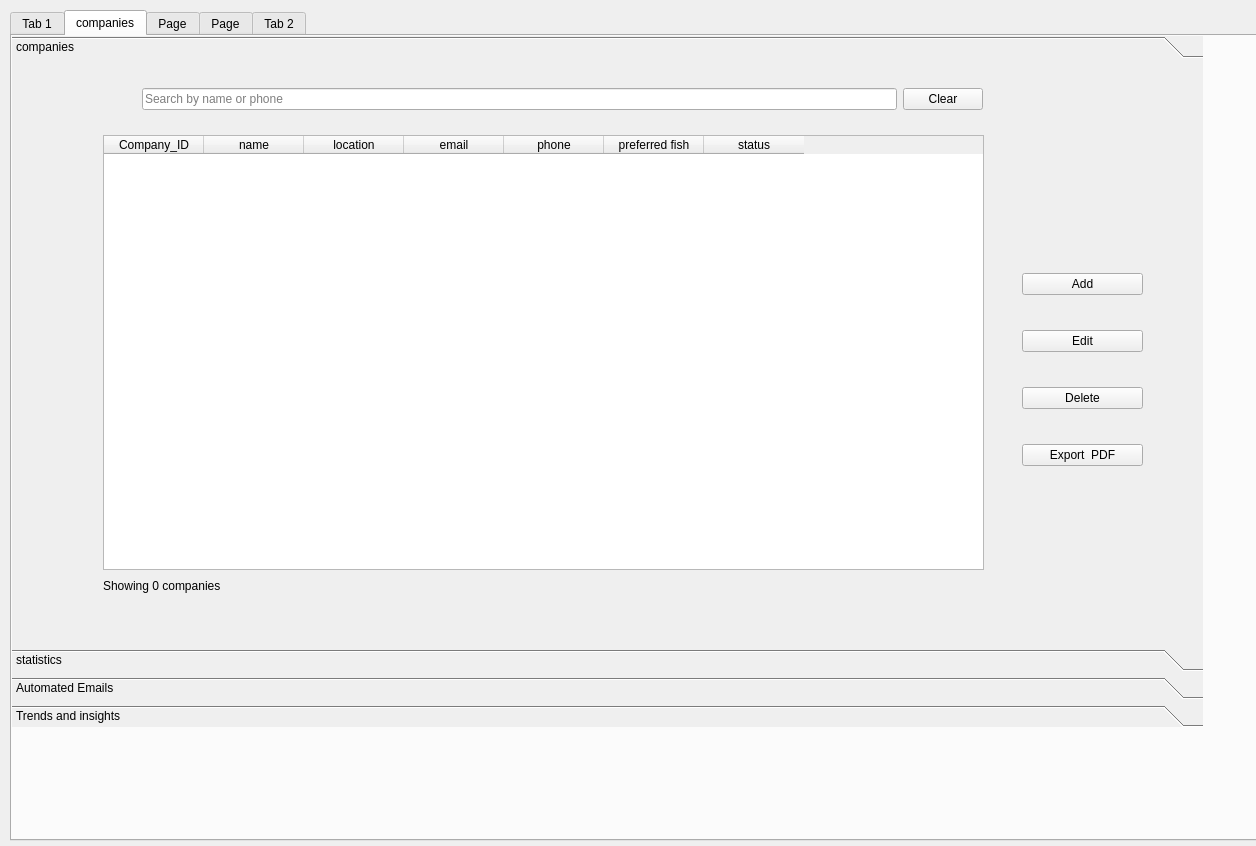
<?xml version="1.0" encoding="UTF-8"?>
<ui version="4.0">
 <class>appwindow</class>
 <widget class="QDialog" name="appwindow">
  <property name="geometry">
   <rect>
    <x>0</x>
    <y>0</y>
    <width>1256</width>
    <height>846</height>
   </rect>
  </property>
  <property name="windowTitle">
   <string>Dialog</string>
  </property>
  <widget class="QTabWidget" name="WebBrowsing">
   <property name="geometry">
    <rect>
     <x>10</x>
     <y>10</y>
     <width>1251</width>
     <height>831</height>
    </rect>
   </property>
   <property name="currentIndex">
    <number>1</number>
   </property>
   <widget class="QWidget" name="tab">
    <attribute name="title">
     <string>Tab 1</string>
    </attribute>
    <widget class="QToolBox" name="ToolBox_pages">
     <property name="geometry">
      <rect>
       <x>20</x>
       <y>10</y>
       <width>1211</width>
       <height>731</height>
      </rect>
     </property>
     <property name="currentIndex">
      <number>1</number>
     </property>
     <widget class="QWidget" name="page">
      <property name="geometry">
       <rect>
        <x>0</x>
        <y>0</y>
        <width>100</width>
        <height>30</height>
       </rect>
      </property>
      <attribute name="label">
       <string>Page 1</string>
      </attribute>
      <widget class="QPushButton" name="pushButton">
       <property name="geometry">
        <rect>
         <x>860</x>
         <y>420</y>
         <width>141</width>
         <height>51</height>
        </rect>
       </property>
       <property name="text">
        <string>Create User</string>
       </property>
      </widget>
      <widget class="QLabel" name="label_2">
       <property name="geometry">
        <rect>
         <x>30</x>
         <y>20</y>
         <width>441</width>
         <height>41</height>
        </rect>
       </property>
       <property name="styleSheet">
        <string notr="true">font-family: &quot;Arteks&quot;;
font-size: 35px;
    font-weight: bold;
    color: #0a4c73;</string>
       </property>
       <property name="text">
        <string>Create New User:</string>
       </property>
      </widget>
      <widget class="QLabel" name="label_3">
       <property name="geometry">
        <rect>
         <x>490</x>
         <y>50</y>
         <width>111</width>
         <height>20</height>
        </rect>
       </property>
       <property name="text">
        <string>First Name:</string>
       </property>
      </widget>
      <widget class="QLineEdit" name="passwordEdit">
       <property name="geometry">
        <rect>
         <x>490</x>
         <y>300</y>
         <width>251</width>
         <height>31</height>
        </rect>
       </property>
      </widget>
      <widget class="QComboBox" name="role_option">
       <property name="geometry">
        <rect>
         <x>820</x>
         <y>70</y>
         <width>151</width>
         <height>41</height>
        </rect>
       </property>
       <item>
        <property name="text">
         <string>Admin</string>
        </property>
       </item>
       <item>
        <property name="text">
         <string>Manager</string>
        </property>
       </item>
       <item>
        <property name="text">
         <string>Employee</string>
        </property>
       </item>
      </widget>
      <widget class="QLabel" name="logo">
       <property name="geometry">
        <rect>
         <x>60</x>
         <y>70</y>
         <width>361</width>
         <height>241</height>
        </rect>
       </property>
       <property name="styleSheet">
        <string notr="true"/>
       </property>
       <property name="text">
        <string>Picture</string>
       </property>
      </widget>
      <widget class="QLineEdit" name="firstNameEdit">
       <property name="geometry">
        <rect>
         <x>490</x>
         <y>80</y>
         <width>251</width>
         <height>31</height>
        </rect>
       </property>
      </widget>
      <widget class="QLabel" name="label_6">
       <property name="geometry">
        <rect>
         <x>820</x>
         <y>40</y>
         <width>111</width>
         <height>20</height>
        </rect>
       </property>
       <property name="text">
        <string>Choose Role</string>
       </property>
      </widget>
      <widget class="QLabel" name="label_4">
       <property name="geometry">
        <rect>
         <x>490</x>
         <y>120</y>
         <width>111</width>
         <height>20</height>
        </rect>
       </property>
       <property name="text">
        <string>Last Name:</string>
       </property>
      </widget>
      <widget class="QLabel" name="label_5">
       <property name="geometry">
        <rect>
         <x>490</x>
         <y>200</y>
         <width>111</width>
         <height>20</height>
        </rect>
       </property>
       <property name="text">
        <string>Email</string>
       </property>
      </widget>
      <widget class="QLineEdit" name="emailEdit">
       <property name="geometry">
        <rect>
         <x>490</x>
         <y>230</y>
         <width>251</width>
         <height>31</height>
        </rect>
       </property>
      </widget>
      <widget class="QLabel" name="label_7">
       <property name="geometry">
        <rect>
         <x>490</x>
         <y>270</y>
         <width>111</width>
         <height>20</height>
        </rect>
       </property>
       <property name="text">
        <string>Password</string>
       </property>
      </widget>
      <widget class="QLineEdit" name="lastNameEdit">
       <property name="geometry">
        <rect>
         <x>490</x>
         <y>150</y>
         <width>251</width>
         <height>31</height>
        </rect>
       </property>
      </widget>
      <widget class="QLabel" name="label_8">
       <property name="geometry">
        <rect>
         <x>820</x>
         <y>120</y>
         <width>111</width>
         <height>20</height>
        </rect>
       </property>
       <property name="text">
        <string>Salary</string>
       </property>
      </widget>
      <widget class="QLineEdit" name="lastNameEdit_2">
       <property name="geometry">
        <rect>
         <x>820</x>
         <y>150</y>
         <width>251</width>
         <height>31</height>
        </rect>
       </property>
      </widget>
      <widget class="QComboBox" name="role_option_2">
       <property name="geometry">
        <rect>
         <x>820</x>
         <y>220</y>
         <width>151</width>
         <height>41</height>
        </rect>
       </property>
       <item>
        <property name="text">
         <string>Female</string>
        </property>
       </item>
       <item>
        <property name="text">
         <string>Male</string>
        </property>
       </item>
      </widget>
      <widget class="QLabel" name="label_9">
       <property name="geometry">
        <rect>
         <x>820</x>
         <y>190</y>
         <width>111</width>
         <height>20</height>
        </rect>
       </property>
       <property name="text">
        <string>Gender</string>
       </property>
      </widget>
      <widget class="QLabel" name="label_10">
       <property name="geometry">
        <rect>
         <x>820</x>
         <y>270</y>
         <width>111</width>
         <height>20</height>
        </rect>
       </property>
       <property name="text">
        <string>Salary</string>
       </property>
      </widget>
      <widget class="QLineEdit" name="lastNameEdit_3">
       <property name="geometry">
        <rect>
         <x>820</x>
         <y>300</y>
         <width>251</width>
         <height>31</height>
        </rect>
       </property>
      </widget>
      <widget class="QPushButton" name="pushButton_2">
       <property name="geometry">
        <rect>
         <x>860</x>
         <y>500</y>
         <width>141</width>
         <height>51</height>
        </rect>
       </property>
       <property name="text">
        <string>Check For User</string>
       </property>
      </widget>
      <widget class="QCalendarWidget" name="calendarWidget_2">
       <property name="geometry">
        <rect>
         <x>220</x>
         <y>380</y>
         <width>320</width>
         <height>236</height>
        </rect>
       </property>
      </widget>
      <widget class="QDateTimeEdit" name="dateTimeEdit">
       <property name="geometry">
        <rect>
         <x>570</x>
         <y>430</y>
         <width>221</width>
         <height>41</height>
        </rect>
       </property>
      </widget>
      <widget class="QDateTimeEdit" name="dateTimeEdit_2">
       <property name="geometry">
        <rect>
         <x>570</x>
         <y>510</y>
         <width>221</width>
         <height>41</height>
        </rect>
       </property>
      </widget>
      <widget class="QLabel" name="label_11">
       <property name="geometry">
        <rect>
         <x>220</x>
         <y>350</y>
         <width>111</width>
         <height>20</height>
        </rect>
       </property>
       <property name="text">
        <string>Shifts:</string>
       </property>
      </widget>
      <widget class="QLabel" name="label_12">
       <property name="geometry">
        <rect>
         <x>570</x>
         <y>400</y>
         <width>111</width>
         <height>20</height>
        </rect>
       </property>
       <property name="text">
        <string>Start of Shift</string>
       </property>
      </widget>
      <widget class="QLabel" name="label_13">
       <property name="geometry">
        <rect>
         <x>570</x>
         <y>480</y>
         <width>111</width>
         <height>20</height>
        </rect>
       </property>
       <property name="text">
        <string>End of Shift</string>
       </property>
      </widget>
      <widget class="QLabel" name="icon">
       <property name="geometry">
        <rect>
         <x>1040</x>
         <y>40</y>
         <width>81</width>
         <height>71</height>
        </rect>
       </property>
       <property name="styleSheet">
        <string notr="true"/>
       </property>
       <property name="text">
        <string>user icon</string>
       </property>
      </widget>
     </widget>
     <widget class="QWidget" name="page_2">
      <property name="geometry">
       <rect>
        <x>0</x>
        <y>0</y>
        <width>1211</width>
        <height>661</height>
       </rect>
      </property>
      <attribute name="label">
       <string>Page 2</string>
      </attribute>
     </widget>
    </widget>
   </widget>
   <widget class="QWidget" name="tab_3">
    <attribute name="title">
     <string>companies</string>
    </attribute>
    <widget class="QToolBox" name="COMPANIES">
     <property name="geometry">
      <rect>
       <x>0</x>
       <y>0</y>
       <width>1191</width>
       <height>691</height>
      </rect>
     </property>
     <property name="focusPolicy">
      <enum>Qt::FocusPolicy::StrongFocus</enum>
     </property>
     <property name="contextMenuPolicy">
      <enum>Qt::ContextMenuPolicy::PreventContextMenu</enum>
     </property>
     <property name="accessibleName">
      <string>companies</string>
     </property>
     <property name="autoFillBackground">
      <bool>true</bool>
     </property>
     <widget class="QWidget" name="companiePage">
      <property name="geometry">
       <rect>
        <x>0</x>
        <y>0</y>
        <width>1191</width>
        <height>551</height>
       </rect>
      </property>
      <attribute name="label">
       <string>companies</string>
      </attribute>
      <widget class="QWidget" name="layoutWidget">
       <property name="geometry">
        <rect>
         <x>91</x>
         <y>71</y>
         <width>881</width>
         <height>461</height>
        </rect>
       </property>
       <layout class="QVBoxLayout" name="verticalLayout">
        <item>
         <widget class="QTableWidget" name="tableWidget">
          <property name="autoFillBackground">
           <bool>true</bool>
          </property>
          <property name="verticalScrollBarPolicy">
           <enum>Qt::ScrollBarPolicy::ScrollBarAlwaysOff</enum>
          </property>
          <property name="sizeAdjustPolicy">
           <enum>QAbstractScrollArea::SizeAdjustPolicy::AdjustToContents</enum>
          </property>
          <property name="editTriggers">
           <set>QAbstractItemView::EditTrigger::NoEditTriggers</set>
          </property>
          <property name="alternatingRowColors">
           <bool>true</bool>
          </property>
          <property name="selectionBehavior">
           <enum>QAbstractItemView::SelectionBehavior::SelectRows</enum>
          </property>
          <column>
           <property name="text">
            <string>Company_ID</string>
           </property>
          </column>
          <column>
           <property name="text">
            <string>name</string>
           </property>
          </column>
          <column>
           <property name="text">
            <string>location</string>
           </property>
          </column>
          <column>
           <property name="text">
            <string>email</string>
           </property>
          </column>
          <column>
           <property name="text">
            <string>phone</string>
           </property>
          </column>
          <column>
           <property name="text">
            <string>preferred fish</string>
           </property>
          </column>
          <column>
           <property name="text">
            <string>status</string>
           </property>
          </column>
         </widget>
        </item>
        <item>
         <widget class="QLabel" name="labelResults">
          <property name="minimumSize">
           <size>
            <width>151</width>
            <height>20</height>
           </size>
          </property>
          <property name="lineWidth">
           <number>1</number>
          </property>
          <property name="text">
           <string>Showing 0 companies</string>
          </property>
         </widget>
        </item>
       </layout>
      </widget>
      <widget class="QWidget" name="layoutWidget">
       <property name="geometry">
        <rect>
         <x>1010</x>
         <y>180</y>
         <width>121</width>
         <height>251</height>
        </rect>
       </property>
       <layout class="QVBoxLayout" name="verticalLayout_2">
        <item>
         <widget class="QPushButton" name="add_company">
          <property name="text">
           <string>Add</string>
          </property>
         </widget>
        </item>
        <item>
         <widget class="QPushButton" name="edit_company">
          <property name="text">
           <string>Edit</string>
          </property>
         </widget>
        </item>
        <item>
         <widget class="QPushButton" name="delete_company">
          <property name="text">
           <string>Delete</string>
          </property>
         </widget>
        </item>
        <item>
         <widget class="QPushButton" name="export_pdf">
          <property name="text">
           <string>Export  PDF</string>
          </property>
          <property name="flat">
           <bool>false</bool>
          </property>
         </widget>
        </item>
       </layout>
      </widget>
      <widget class="QWidget" name="layoutWidget">
       <property name="geometry">
        <rect>
         <x>130</x>
         <y>20</y>
         <width>841</width>
         <height>31</height>
        </rect>
       </property>
       <layout class="QHBoxLayout" name="horizontalLayout_2">
        <item>
         <widget class="QLineEdit" name="searchbar">
          <property name="text">
           <string/>
          </property>
          <property name="placeholderText">
           <string>Search by name or phone</string>
          </property>
         </widget>
        </item>
        <item>
         <widget class="QPushButton" name="clear">
          <property name="text">
           <string>Clear</string>
          </property>
         </widget>
        </item>
       </layout>
      </widget>
     </widget>
     <widget class="QWidget" name="COMPANIESPage2">
      <property name="geometry">
       <rect>
        <x>0</x>
        <y>0</y>
        <width>1191</width>
        <height>551</height>
       </rect>
      </property>
      <attribute name="label">
       <string>statistics</string>
      </attribute>
      <widget class="QChartView" name="chartView" native="true">
       <property name="geometry">
        <rect>
         <x>110</x>
         <y>90</y>
         <width>971</width>
         <height>421</height>
        </rect>
       </property>
      </widget>
      <widget class="QLabel" name="labelStatsTitle">
       <property name="geometry">
        <rect>
         <x>400</x>
         <y>0</y>
         <width>401</width>
         <height>51</height>
        </rect>
       </property>
       <property name="text">
        <string>Company Statistics</string>
       </property>
       <property name="alignment">
        <set>Qt::AlignmentFlag::AlignCenter</set>
       </property>
       <property name="wordWrap">
        <bool>false</bool>
       </property>
      </widget>
      <widget class="QWidget" name="layoutWidget">
       <property name="geometry">
        <rect>
         <x>20</x>
         <y>40</y>
         <width>321</width>
         <height>41</height>
        </rect>
       </property>
       <layout class="QHBoxLayout" name="horizontalLayout">
        <item>
         <widget class="QComboBox" name="comboBox">
          <item>
           <property name="text">
            <string>preferred fish</string>
           </property>
          </item>
          <item>
           <property name="text">
            <string>status</string>
           </property>
          </item>
         </widget>
        </item>
        <item>
         <widget class="QPushButton" name="pushButton_5">
          <property name="text">
           <string>generate</string>
          </property>
         </widget>
        </item>
       </layout>
      </widget>
     </widget>
     <widget class="QWidget" name="page_3">
      <property name="geometry">
       <rect>
        <x>0</x>
        <y>0</y>
        <width>1191</width>
        <height>551</height>
       </rect>
      </property>
      <attribute name="label">
       <string>Automated Emails</string>
      </attribute>
      <widget class="QGroupBox" name="groupBox_target">
       <property name="enabled">
        <bool>true</bool>
       </property>
       <property name="geometry">
        <rect>
         <x>20</x>
         <y>0</y>
         <width>1081</width>
         <height>551</height>
        </rect>
       </property>
       <property name="title">
        <string>Target Companies</string>
       </property>
       <widget class="QWidget" name="horizontalLayoutWidget_3">
        <property name="geometry">
         <rect>
          <x>20</x>
          <y>30</y>
          <width>1060</width>
          <height>31</height>
         </rect>
        </property>
        <layout class="QHBoxLayout" name="horizontalLayout_target_2">
         <item>
          <widget class="QRadioButton" name="radio_inactive_2">
           <property name="text">
            <string>Inactive Companies (30+ days)</string>
           </property>
           <property name="checked">
            <bool>true</bool>
           </property>
          </widget>
         </item>
         <item>
          <widget class="QRadioButton" name="radio_promotion_2">
           <property name="text">
            <string>Promotion (All Active Companies)</string>
           </property>
          </widget>
         </item>
         <item>
          <widget class="QRadioButton" name="radio_custom_2">
           <property name="text">
            <string>Custom Target</string>
           </property>
          </widget>
         </item>
         <item>
          <spacer name="horizontalSpacer_4">
           <property name="orientation">
            <enum>Qt::Orientation::Horizontal</enum>
           </property>
           <property name="sizeHint" stdset="0">
            <size>
             <width>40</width>
             <height>20</height>
            </size>
           </property>
          </spacer>
         </item>
        </layout>
       </widget>
       <widget class="QWidget" name="widget_filters_2" native="true">
        <property name="geometry">
         <rect>
          <x>29</x>
          <y>70</y>
          <width>1041</width>
          <height>461</height>
         </rect>
        </property>
        <widget class="QWidget" name="horizontalLayoutWidget_4">
         <property name="geometry">
          <rect>
           <x>10</x>
           <y>10</y>
           <width>1020</width>
           <height>41</height>
          </rect>
         </property>
         <layout class="QHBoxLayout" name="horizontalLayout_filters_2">
          <item>
           <widget class="QLabel" name="label_filter_fish_2">
            <property name="text">
             <string>Filter by Fish:</string>
            </property>
           </widget>
          </item>
          <item>
           <widget class="QComboBox" name="filter_fish_2">
            <property name="minimumSize">
             <size>
              <width>150</width>
              <height>0</height>
             </size>
            </property>
            <item>
             <property name="text">
              <string>All Fish Types</string>
             </property>
            </item>
            <item>
             <property name="text">
              <string>Sardina</string>
             </property>
            </item>
            <item>
             <property name="text">
              <string>Choro</string>
             </property>
            </item>
            <item>
             <property name="text">
              <string>Tuna</string>
             </property>
            </item>
            <item>
             <property name="text">
              <string>Other</string>
             </property>
            </item>
           </widget>
          </item>
          <item>
           <spacer name="horizontalSpacer_5">
            <property name="orientation">
             <enum>Qt::Orientation::Horizontal</enum>
            </property>
            <property name="sizeHint" stdset="0">
             <size>
              <width>40</width>
              <height>20</height>
             </size>
            </property>
           </spacer>
          </item>
          <item>
           <widget class="QLabel" name="label_filter_location_2">
            <property name="text">
             <string>Filter by Location:</string>
            </property>
           </widget>
          </item>
          <item>
           <widget class="QComboBox" name="filter_location_2">
            <property name="minimumSize">
             <size>
              <width>150</width>
              <height>0</height>
             </size>
            </property>
            <item>
             <property name="text">
              <string>All Locations</string>
             </property>
            </item>
            <item>
             <property name="text">
              <string>Tunis</string>
             </property>
            </item>
            <item>
             <property name="text">
              <string>Sousse</string>
             </property>
            </item>
            <item>
             <property name="text">
              <string>Bizerte</string>
             </property>
            </item>
            <item>
             <property name="text">
              <string>Sfax</string>
             </property>
            </item>
            <item>
             <property name="text">
              <string>Gabes</string>
             </property>
            </item>
           </widget>
          </item>
          <item>
           <spacer name="horizontalSpacer_6">
            <property name="orientation">
             <enum>Qt::Orientation::Horizontal</enum>
            </property>
            <property name="sizeHint" stdset="0">
             <size>
              <width>40</width>
              <height>20</height>
             </size>
            </property>
           </spacer>
          </item>
          <item>
           <widget class="QLabel" name="label_target_count_2">
            <property name="minimumSize">
             <size>
              <width>150</width>
              <height>0</height>
             </size>
            </property>
            <property name="text">
             <string>Target: 0 companies</string>
            </property>
           </widget>
          </item>
         </layout>
        </widget>
        <widget class="QWidget" name="layoutWidget_subject_2">
         <property name="geometry">
          <rect>
           <x>10</x>
           <y>60</y>
           <width>1020</width>
           <height>55</height>
          </rect>
         </property>
         <layout class="QVBoxLayout" name="verticalLayout_subject_2">
          <item>
           <widget class="QLabel" name="label_subject_2">
            <property name="text">
             <string>Email Subject:</string>
            </property>
           </widget>
          </item>
          <item>
           <widget class="QLineEdit" name="input_subject_2">
            <property name="placeholderText">
             <string>Enter email subject line</string>
            </property>
           </widget>
          </item>
         </layout>
        </widget>
        <widget class="QLabel" name="label_template_2">
         <property name="geometry">
          <rect>
           <x>10</x>
           <y>120</y>
           <width>200</width>
           <height>20</height>
          </rect>
         </property>
         <property name="text">
          <string>Email Template:</string>
         </property>
        </widget>
        <widget class="QTextEdit" name="email_template_2">
         <property name="geometry">
          <rect>
           <x>10</x>
           <y>145</y>
           <width>1020</width>
           <height>220</height>
          </rect>
         </property>
         <property name="placeholderText">
          <string>Write your email template here. Use [Company Name], [Preferred Fish], [Location], [Email] as placeholders.

Example:
Dear [Company Name],

We noticed that we haven't had the pleasure of serving you recently. We would love to reconnect and discuss how we can continue to provide you with the finest [Preferred Fish] available.

Our team is ready to assist you with your seafood needs.

Best regards,
The Team</string>
         </property>
        </widget>
        <widget class="QWidget" name="horizontalLayoutWidget_presets_2">
         <property name="geometry">
          <rect>
           <x>10</x>
           <y>375</y>
           <width>931</width>
           <height>35</height>
          </rect>
         </property>
         <layout class="QHBoxLayout" name="horizontalLayout_presets_2">
          <item>
           <widget class="QLabel" name="label_presets_2">
            <property name="text">
             <string>Quick Templates:</string>
            </property>
           </widget>
          </item>
          <item>
           <widget class="QPushButton" name="btn_template_inactive_2">
            <property name="text">
             <string>Inactive Template</string>
            </property>
           </widget>
          </item>
          <item>
           <widget class="QPushButton" name="btn_template_promo_2">
            <property name="text">
             <string>Promotion Template</string>
            </property>
           </widget>
          </item>
          <item>
           <widget class="QPushButton" name="btn_template_clear_2">
            <property name="text">
             <string>Clear Template</string>
            </property>
           </widget>
          </item>
         </layout>
        </widget>
        <widget class="QWidget" name="horizontalLayoutWidget_actions_2">
         <property name="geometry">
          <rect>
           <x>200</x>
           <y>420</y>
           <width>821</width>
           <height>41</height>
          </rect>
         </property>
         <layout class="QHBoxLayout" name="layout_buttons_2">
          <item>
           <widget class="QPushButton" name="btn_preview_2">
            <property name="minimumSize">
             <size>
              <width>150</width>
              <height>35</height>
             </size>
            </property>
            <property name="text">
             <string>👁️ Preview Email</string>
            </property>
           </widget>
          </item>
          <item>
           <widget class="QPushButton" name="btn_send_now_2">
            <property name="minimumSize">
             <size>
              <width>150</width>
              <height>35</height>
             </size>
            </property>
            <property name="text">
             <string>📧 Send Now</string>
            </property>
           </widget>
          </item>
          <item>
           <widget class="QLabel" name="label_schedule_2">
            <property name="text">
             <string>Schedule for:</string>
            </property>
           </widget>
          </item>
          <item>
           <widget class="QDateTimeEdit" name="schedule_date_2">
            <property name="minimumSize">
             <size>
              <width>180</width>
              <height>35</height>
             </size>
            </property>
            <property name="dateTime">
             <datetime>
              <hour>0</hour>
              <minute>0</minute>
              <second>0</second>
              <year>2025</year>
              <month>1</month>
              <day>1</day>
             </datetime>
            </property>
            <property name="date">
             <date>
              <year>2025</year>
              <month>1</month>
              <day>1</day>
             </date>
            </property>
            <property name="calendarPopup">
             <bool>true</bool>
            </property>
           </widget>
          </item>
          <item>
           <widget class="QPushButton" name="btn_schedule_2">
            <property name="minimumSize">
             <size>
              <width>120</width>
              <height>35</height>
             </size>
            </property>
            <property name="text">
             <string>⏰ Schedule</string>
            </property>
           </widget>
          </item>
         </layout>
        </widget>
       </widget>
      </widget>
     </widget>
     <widget class="QWidget" name="page_4">
      <attribute name="label">
       <string>Trends and insights</string>
      </attribute>
      <widget class="QGroupBox" name="groupBox_trends">
       <property name="geometry">
        <rect>
         <x>20</x>
         <y>10</y>
         <width>1081</width>
         <height>561</height>
        </rect>
       </property>
       <property name="title">
        <string>Activity &amp; Purchase Pattern Analysis</string>
       </property>
       <widget class="QWidget" name="horizontalLayoutWidget_filters">
        <property name="geometry">
         <rect>
          <x>10</x>
          <y>30</y>
          <width>1070</width>
          <height>41</height>
         </rect>
        </property>
        <layout class="QHBoxLayout" name="horizontalLayout_time_filters">
         <item>
          <widget class="QLabel" name="label_time_range">
           <property name="text">
            <string>Time Range:</string>
           </property>
          </widget>
         </item>
         <item>
          <widget class="QComboBox" name="combo_time_range">
           <property name="minimumSize">
            <size>
             <width>150</width>
             <height>0</height>
            </size>
           </property>
           <item>
            <property name="text">
             <string>Last Month</string>
            </property>
           </item>
           <item>
            <property name="text">
             <string>Last 3 Months</string>
            </property>
           </item>
           <item>
            <property name="text">
             <string>Last 6 Months</string>
            </property>
           </item>
           <item>
            <property name="text">
             <string>Last Year</string>
            </property>
           </item>
           <item>
            <property name="text">
             <string>All Time</string>
            </property>
           </item>
          </widget>
         </item>
         <item>
          <spacer name="horizontalSpacer_trends">
           <property name="orientation">
            <enum>Qt::Orientation::Horizontal</enum>
           </property>
           <property name="sizeHint" stdset="0">
            <size>
             <width>40</width>
             <height>20</height>
            </size>
           </property>
          </spacer>
         </item>
         <item>
          <widget class="QLabel" name="label_chart_type">
           <property name="text">
            <string>Analysis Type:</string>
           </property>
          </widget>
         </item>
         <item>
          <widget class="QComboBox" name="combo_chart_type">
           <property name="minimumSize">
            <size>
             <width>180</width>
             <height>0</height>
            </size>
           </property>
           <item>
            <property name="text">
             <string>Purchases by Fish Type</string>
            </property>
           </item>
           <item>
            <property name="text">
             <string>Purchases by Location</string>
            </property>
           </item>
           <item>
            <property name="text">
             <string>Purchases by Status</string>
            </property>
           </item>
           <item>
            <property name="text">
             <string>Purchase Timeline</string>
            </property>
           </item>
          </widget>
         </item>
         <item>
          <spacer name="horizontalSpacer_trends2">
           <property name="orientation">
            <enum>Qt::Orientation::Horizontal</enum>
           </property>
           <property name="sizeHint" stdset="0">
            <size>
             <width>40</width>
             <height>20</height>
            </size>
           </property>
          </spacer>
         </item>
        </layout>
       </widget>
       <widget class="QWidget" name="horizontalLayoutWidget_charts">
        <property name="geometry">
         <rect>
          <x>10</x>
          <y>80</y>
          <width>1070</width>
          <height>331</height>
         </rect>
        </property>
        <layout class="QHBoxLayout" name="horizontalLayout_charts">
         <item>
          <widget class="QChartView" name="chartView_main" native="true">
           <property name="minimumSize">
            <size>
             <width>650</width>
             <height>0</height>
            </size>
           </property>
          </widget>
         </item>
         <item>
          <layout class="QVBoxLayout" name="verticalLayout_insights">
           <item>
            <widget class="QLabel" name="label_top_companies">
             <property name="text">
              <string>Top 5 Companies by Purchase Volume</string>
             </property>
            </widget>
           </item>
           <item>
            <widget class="QTableWidget" name="table_top_companies">
             <property name="editTriggers">
              <set>QAbstractItemView::EditTrigger::NoEditTriggers</set>
             </property>
             <property name="alternatingRowColors">
              <bool>true</bool>
             </property>
             <property name="selectionBehavior">
              <enum>QAbstractItemView::SelectionBehavior::SelectRows</enum>
             </property>
             <column>
              <property name="text">
               <string>Rank</string>
              </property>
             </column>
             <column>
              <property name="text">
               <string>Company</string>
              </property>
             </column>
             <column>
              <property name="text">
               <string>Purchases</string>
              </property>
             </column>
            </widget>
           </item>
           <item>
            <widget class="QLabel" name="label_key_insights">
             <property name="text">
              <string>Key Insights</string>
             </property>
            </widget>
           </item>
           <item>
            <widget class="QTextEdit" name="text_insights">
             <property name="readOnly">
              <bool>true</bool>
             </property>
             <property name="placeholderText">
              <string>Insights will appear here based on analysis...</string>
             </property>
            </widget>
           </item>
          </layout>
         </item>
        </layout>
       </widget>
       <widget class="QWidget" name="horizontalLayoutWidget_actions">
        <property name="geometry">
         <rect>
          <x>10</x>
          <y>420</y>
          <width>1070</width>
          <height>91</height>
         </rect>
        </property>
        <layout class="QHBoxLayout" name="horizontalLayout_export_actions">
         <item>
          <layout class="QVBoxLayout" name="verticalLayout_summary">
           <item>
            <widget class="QLabel" name="label_summary_title">
             <property name="text">
              <string>Quick Summary</string>
             </property>
            </widget>
           </item>
           <item>
            <widget class="QLabel" name="label_total_purchases">
             <property name="text">
              <string>Total Purchases: 0</string>
             </property>
            </widget>
           </item>
           <item>
            <widget class="QLabel" name="label_active_companies">
             <property name="text">
              <string>Active Companies: 0</string>
             </property>
            </widget>
           </item>
           <item>
            <widget class="QLabel" name="label_avg_purchase">
             <property name="text">
              <string>Avg Purchase/Company: 0</string>
             </property>
            </widget>
           </item>
          </layout>
         </item>
         <item>
          <spacer name="horizontalSpacer_export">
           <property name="orientation">
            <enum>Qt::Orientation::Horizontal</enum>
           </property>
           <property name="sizeHint" stdset="0">
            <size>
             <width>40</width>
             <height>20</height>
            </size>
           </property>
          </spacer>
         </item>
         <item>
          <layout class="QVBoxLayout" name="verticalLayout_export">
           <item>
            <widget class="QLabel" name="label_export">
             <property name="text">
              <string>Export Options</string>
             </property>
            </widget>
           </item>
           <item>
            <widget class="QPushButton" name="btn_export_trends_pdf">
             <property name="minimumSize">
              <size>
               <width>200</width>
               <height>35</height>
              </size>
             </property>
             <property name="text">
              <string>Export Report as PDF</string>
             </property>
            </widget>
           </item>
           <item>
            <widget class="QPushButton" name="btn_export_trends_csv">
             <property name="minimumSize">
              <size>
               <width>200</width>
               <height>35</height>
              </size>
             </property>
             <property name="text">
              <string>Export Data as CSV</string>
             </property>
            </widget>
           </item>
          </layout>
         </item>
        </layout>
       </widget>
      </widget>
     </widget>
    </widget>
   </widget>
   <widget class="QWidget" name="tab_4">
    <attribute name="title">
     <string>Page</string>
    </attribute>
   </widget>
   <widget class="QWidget" name="tab_5">
    <attribute name="title">
     <string>Page</string>
    </attribute>
   </widget>
   <widget class="QWidget" name="tab_2">
    <attribute name="title">
     <string>Tab 2</string>
    </attribute>
   </widget>
  </widget>
 </widget>
 <customwidgets>
  <customwidget>
   <class>QChartView</class>
   <extends>QWidget</extends>
   <header>QtCharts</header>
   <container>1</container>
  </customwidget>
 </customwidgets>
 <resources/>
 <connections/>
</ui>
